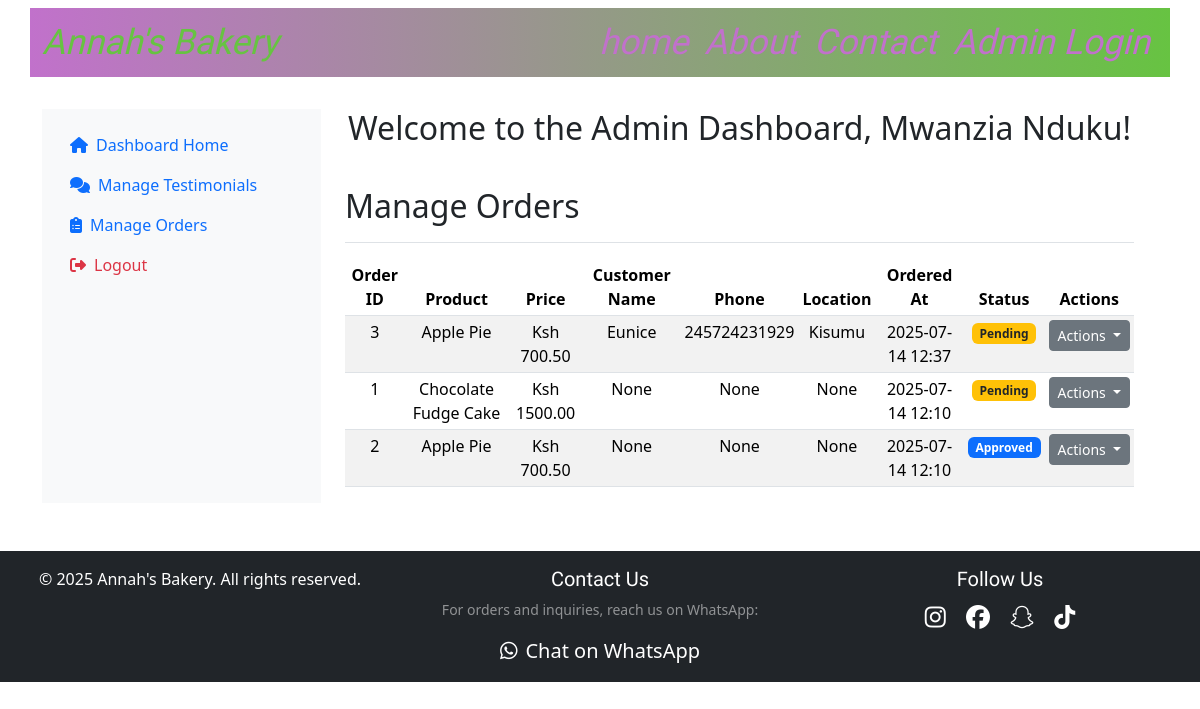
Page /admin/orders (signed in) on the earlier database version.
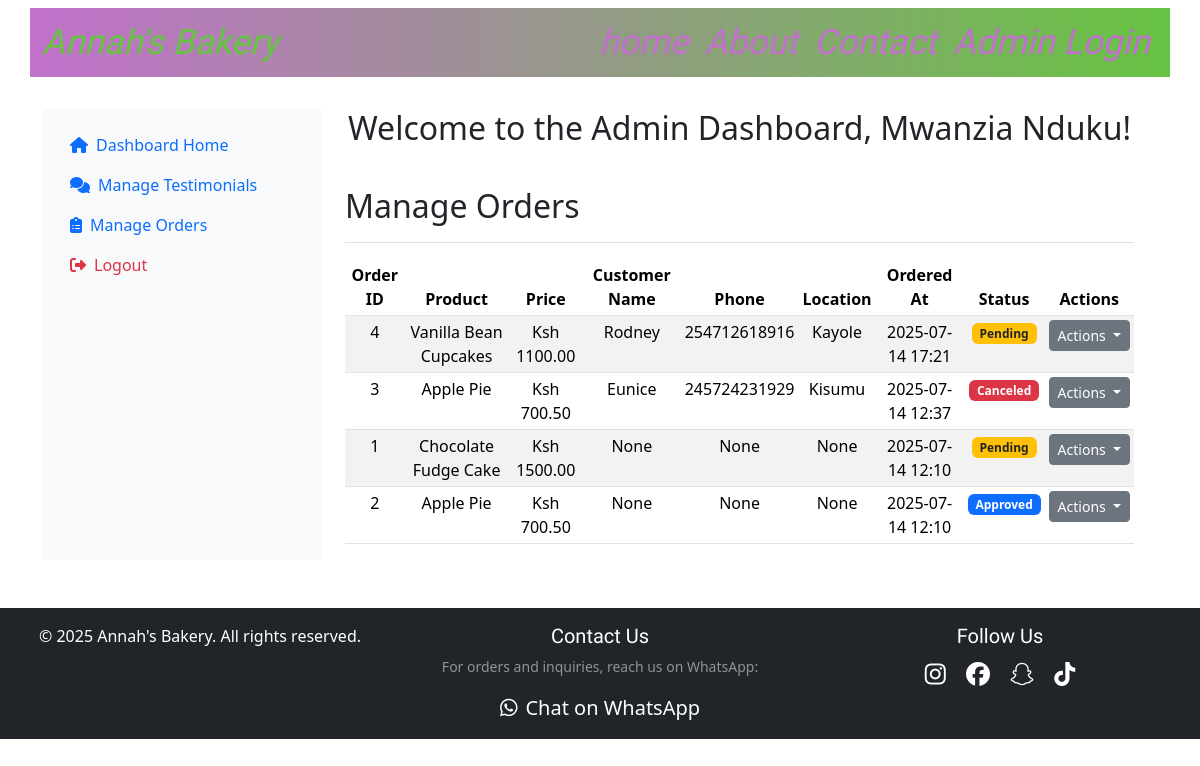
Same page on the later database version.
### models.py (models this page shows, shortened)
class User(db.Model, UserMixin):
    id = db.Column(db.Integer, primary_key=True)
    username = db.Column(db.String(25), unique=True, nullable=False)
    password_hash = db.Column(db.String(150), nullable=False)

class Order(db.Model):
    id = db.Column(db.Integer, primary_key=True)
    product_id = db.Column(db.Integer, db.ForeignKey('product.id'), nullable=False)
    product_name = db.Column(db.String(120), nullable=False)
    product_price = db.Column(db.Float, nullable=False)
    customer_name = db.Column(db.String(100), nullable=True)
    customer_phone = db.Column(db.String(50), nullable=True)
    customer_location = db.Column(db.String(100), nullable=True)
    ordered_at = db.Column(db.DateTime, default=db.func.current_timestamp())
    status = db.Column(db.String(50), default='Pending', nullable=True) #e.g., Pending, Approved, Completed, Canceled
    product = db.relationship('Product', backref='orders', lazy=True)

### app.py (the view)
@app.route("/admin/orders")
@login_required
def admin_orders():
    orders = Order.query.order_by(Order.ordered_at.desc()).all()
    return render_template('admin/orders.html', orders=orders, username=current_user.username)

### app.py (called while the page is built)
@app.context_processor
def inject_now():
    return {'now': datetime.now(timezone.utc)}

@login_manager.user_loader
def load_user(user_id):
    return User.query.get(int(user_id))

### templates/admin/orders.html (shortened to what this page needs)
{% extends 'dashboard.html' %}
{% block admin_content %}
    <div class="d-flex justify-content-between flex-wrap flex-md-nowrap align-items-center pt-3 pb-2 mb-3 border-bottom">
        <h2 class="h2">Manage Orders</h2>
    </div>
    <div class="table-responsive">
        <table class="table table-striped table-sm">
            <thead>
                <tr>
                    <th>Order ID</th>
                    <th>Product</th>
                    <th>Price</th>
                    <th>Customer Name</th>
                    <th>Phone</th>
                    <th>Location</th>
                    <th>Ordered At</th>
                    <th>Status</th>
                    <th>Actions</th>
                </tr>
            </thead>
            <tbody>
                {% for order in orders %}
                <tr>
                    <td>{{ order.id }}</td>
                    <td>{{ order.product_name }}</td>
                    <td>Ksh {{ "%.2f" |format(order.product_price) }}</td>
                    <td>{{ order.customer_name }}</td>
                    <td>{{ order.customer_phone }}</td>
                    <td>{{ order.customer_location }}</td>
                    <td>{{ order.ordered_at.strftime('%Y-%m-%d %H:%M') }}</td>
                    <td>
                        {% if order.status == 'Pending' %}
                            <span class="badge bg-warning text-dark">{{ order.status }}</span>
                        {% elif order.status == 'Approved' %}
                            <span class="badge bg-primary">{{ order.status }}</span>
                        {% elif order.status == 'Completed' %}
                            <span class="badge bg-success">{{ order.status }}</span>
                        {% elif order.status == 'Canceled' %}
                        <span class="badge bg-danger">{{ order.status }}</span>
                        {% endif %}
                    </td>
                    <td>
                        <div class="dropdown">
                            <button class="btn btn-sm btn-secondary dropdown-toggle" type="button" id="dropdownMenuButton{{ order.id }}"
                                data-bs-toggle="dropdown" aria-expanded="false">
                                Actions
                            </button>
                        </div>
                    </td>
                </tr>
                {% else %}
                <tr>
                    <td colspan="8" class="text-center">No orders found</td>
                </tr>
                {% endfor %}
            </tbody>
        </table>
    </div>
{% endblock %}

### templates/dashboard.html (shortened to what this page needs)
{% extends "base.html" %}
{% block content %}
    <div class="container-fluid text-center">
        <div class="row">
              <nav id="sidebarmenu" class="col-md-3 col-lg-3 d-md-block bg-light sidebar collapse">
                <div class="text-start position-sticky pt-3">
                    <ul class="nav flex-column">
                        <li class="nav-item">
                            <a href="{{ url_for('dashboard') }}" class="nav-link active" aria-current="page">
                                <i class="fas fa-home me-2"></i>Dashboard Home
                            </a>
                        </li>
                        <li class="nav-item">
                            <a href="{{ url_for('admin_testimonials') }}" class="nav-link" aria-current="page">
                                <i class="fas fa-comments me-2"></i>Manage Testimonials
                            </a>
                        </li>
                        <li class="nav-item">
                            <a href="{{ url_for('admin_orders') }}" class="nav-link" aria-current="page">
                                <i class="fas fa-clipboard-list me-2"></i>Manage Orders
                            </a>
                        </li>
                        <li class="nav-item">
                            <a href="{{ url_for('logout') }}" class="nav-link text-danger" aria-current="page">
                                <i class="fas fa-sign-out-alt me-2"></i>Logout
                            </a>
                        </li>
                    </ul>
                </div>
              </nav>
             <main class="col-md-9 ms-sm-auto col-lg-9 px-md-4">
                <h2 class="mb-4">Welcome to the Admin Dashboard, {{ username }}!</h2>
                  {% block admin_content%}{% endblock %}
             </main>
        </div>
    </div>
{% endblock %}

### templates/base.html (shortened to what this page needs)
<!DOCTYPE html>
<html lang="en">
<head>
    <link href="https://cdn.jsdelivr.net/npm/bootstrap@5.3.3/dist/css/bootstrap.min.css" rel="stylesheet">
    <link rel="stylesheet" href="https://cdnjs.cloudflare.com/ajax/libs/font-awesome/6.5.2/css/all.min.css" />
    <link rel="stylesheet" href="{{ url_for('static', filename='css/styles.css') }}">
</head>
<body>
    <nav class="navbar navbar-expand-lg" >
        <div class="container" id="navigation">
            <a class="navbar-brand nav-brand brand-name" href="/">Annah's Bakery</a>
            <div class="collapse navbar-collapse" id="navbarNav">
                <ul class="navbar-nav ms-auto">
                    <li class="nav-item" >
                        <a href="/" class="nav-link menu-bar ">home</a>
                    </li>
                    <li class="nav-item">
                        <a href="/about" class="nav-link menu-bar">About</a>
                    </li>
                    <li class="nav-item">
                        <a href="#contact-info" class="nav-link menu-bar">Contact</a>
                    </li>
                    <li class="nav-item">
                        <a href="/admin_login" class="nav-link menu-bar">Admin Login</a>
                    </li>
                </ul>
            </div>
        </div>
    </nav>
    <main class="container container-main my-4">
        {% block content %}{% endblock %}
    </main>
    <footer class="bg-dark text-white py-3 mt-5" id="contact-info">
        <div class="container-fluid">
            <div class="row text-center">
                <div class="col-md-4 mb-3 mb-md-0">
                    <p class="mb-0">&copy; {{ now.year }} Annah's Bakery. All rights reserved.</p>
                </div>
                <div class="col-md-4 mb-3 mb-md-0">
                    <h5 class="text-white mb-2">Contact Us</h5>
                    <p class="text-white-50 small">For orders and inquiries, reach us on WhatsApp:</p>
                    {% set whatsapp_number_footer = "254702397705" %}
                    {% set prefill_message_footer = "Hello Annah's Bakery! I have a general inquiry." %}
                    {% set encoded_message_footer = prefill_message_footer | urlencode %}
                    <a href="https://wa.me/{{ whatsapp_number_footer }}?text={{ encoded_message_footer }}" target="_blank"
                        class="text-white text-decoration-none d-inline-flex align-items-center fs-5"
                        aria-label="Contact Annah's Bakery on WhatsApp">
                        <i class="fab fa-whatsapp me-2"></i> Chat on WhatsApp
                    </a>
                </div>
                <div class="col-md-4">
                    <h5 class="text-white mb-2">Follow Us</h5>
                    <div class="social-icons">
                        <a href="https://www.instagram.com/" target="_blank" class="text-white mx-2 fs-4" aria-label="Follow us on Instagram"><i class="fab fa-instagram"></i></a>
                        <a href="https://www.facebook.com/" target="_blank" class="text-white mx-2 fs-4" aria-label="Follow us on Facebook"><i class="fab fa-facebook"></i></a>
                        <a href="https://snapchat.com/" target="_blank" class="text-white mx-2 fs-4" aria-label="Follow us on Snapchat"><i class="fab fa-snapchat"></i></a>
                        <a href="https://tiktok.com/" target="_blank" class="text-white mx-2 fs-4" aria-label="Follow us on TikTok"><i class="fab fa-tiktok"></i></a>
                    </div>
                </div>
            </div>
        </div>
    </footer>
</body>
</html>

### static/css/styles.css (style rules this page uses)
body { overflow-x: hidden; }
#navigation { background-color: none; background: linear-gradient(to right, #C171CB, #67C342); }
.nav-brand { font-family: 'Dancing Script', cursive; font-style: italic; font-size: 2.2em; color: #67C342; }
.menu-bar { font-family: 'Dancing Script'; font-style: italic; font-size: 2.2em; color: #C171CB; }
.container-main { width: 100%; margin: 0 auto; }
#featured-products h1, h1, h5 { font-family: 'Martel', Impact, Haettenschweiler, 'Arial Narrow Bold', sans-serif; font-weight: 500; }

Differences in the rows shown:
added Order: id "4", product_name "Vanilla Bean Cupcakes", product_price "1100.00", customer_name "Rodney", customer_phone "254712618916", customer_location "Kayole", ordered_at "2025-07-14 17:21", status "Pending"
changed Order "Eunice": status "Pending" → "Canceled"
